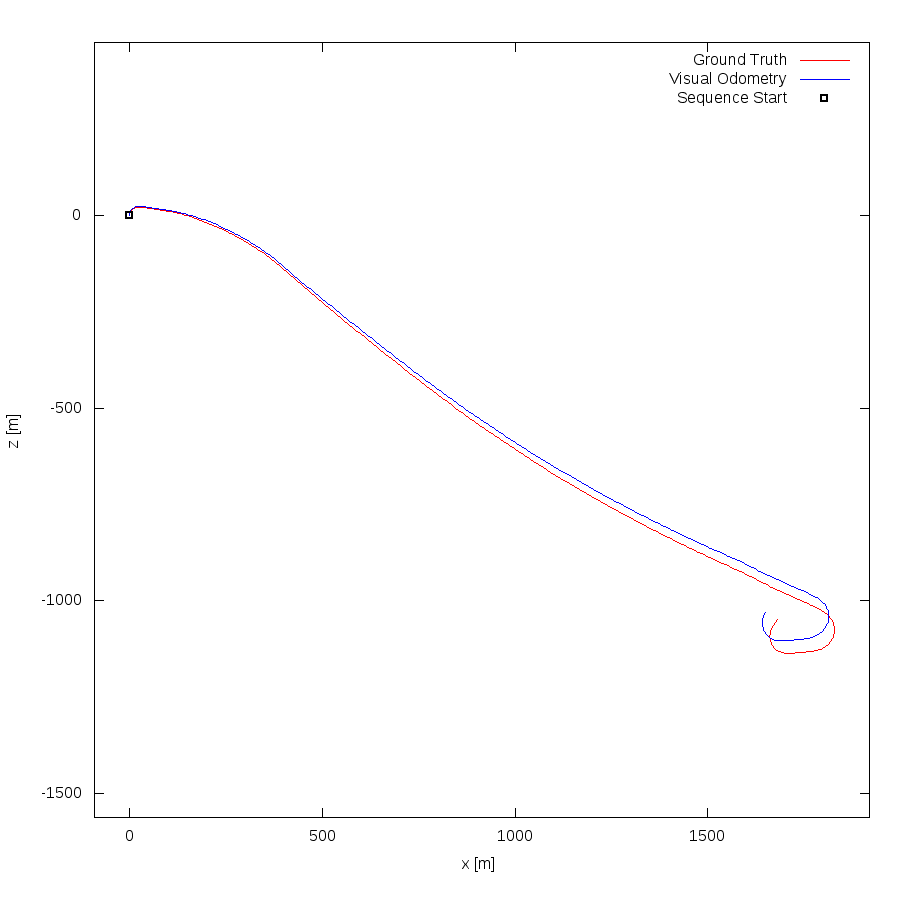

Reproduce this figure in gnuplot.
set term postscript eps enhanced color
set output "01.eps"
set size ratio -1
set xrange [-91:1919]
set yrange [-1562:448]
set xlabel "x [m]"
set ylabel "z [m]"
plot "01.txt" using 1:2 lc rgb "#FF0000" title 'Ground Truth' w lines,"01.txt" using 3:4 lc rgb "#0000FF" title 'Visual Odometry' w lines,"< head -1 01.txt" using 1:2 lc rgb "#000000" pt 4 ps 1 lw 2 title 'Sequence Start' w points
